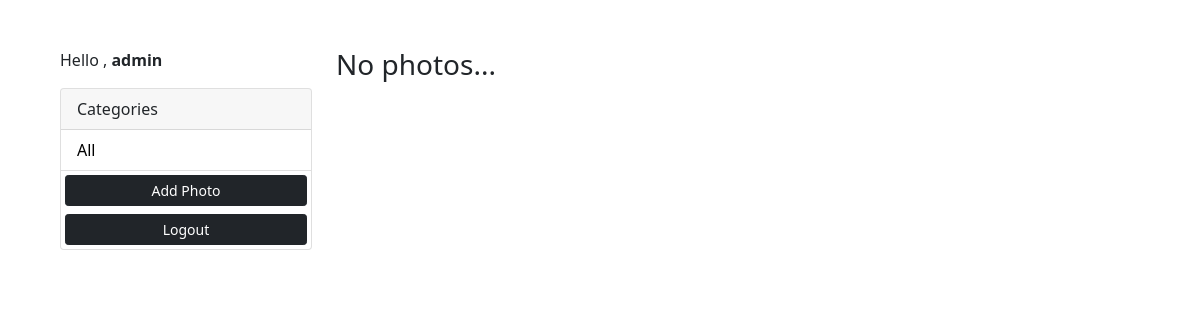
The page /?category=Travel (signed in) on the database as committed earlier.
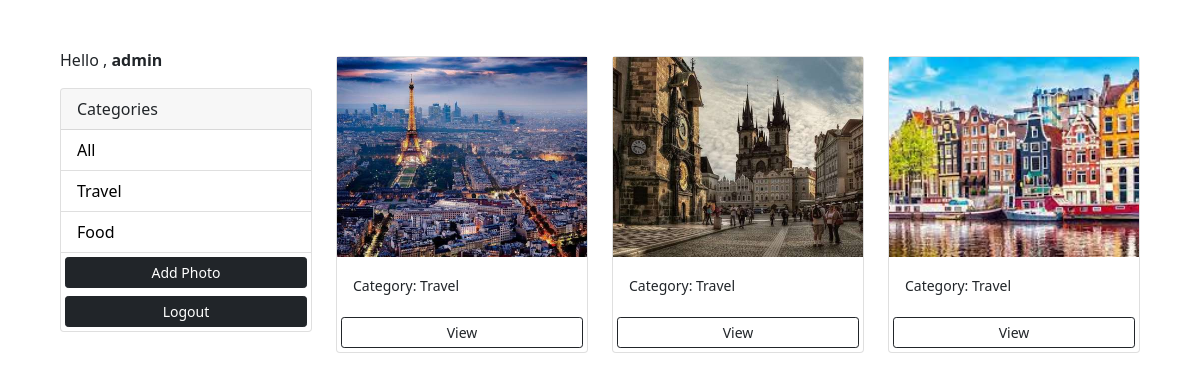
The same page on the database as committed later.
### photos/models.py (models this page shows, shortened)
class Category(models.Model):
    user = models.ForeignKey(User,on_delete=models.SET_NULL, null=True, blank=True)
    name = models.CharField(max_length=100, null=False, blank=False)

class Photo(models.Model):
    category = models.ForeignKey(Category, on_delete=models.SET_NULL, null=True, blank=True)
    image = models.ImageField(null=False, blank = False)
    description = models.TextField()

### photos/views.py (the view)
# urls.py: path('', views.gallery, name='gallery'),
@login_required(login_url='login')
def gallery(request):
    user = request.user
    category = request.GET.get('category')
    if category == None:
        photos = Photo.objects.filter(category__user = user)
    else:
        photos = Photo.objects.filter(category__name=category, category__user = user)
    categories = Category.objects.filter(user=user)
    context = {
        'categories':categories,
        'photos':photos
    }
    return render(request, 'photos/gallery.html', context)

### photos/templates/photos/gallery.html (shortened to what this page needs)
<!doctype html>
<html lang="en">
  <head>
    <link href="https://cdn.jsdelivr.net/npm/bootstrap@5.0.2/dist/css/bootstrap.min.css" rel="stylesheet">
  </head>
  <body class="m-5">
    <div class="container">
        <div class="row">
            <div class="col-md-3">
                {% if request.user.is_authenticated %}
                    <p>Hello , <strong>{{request.user}}</strong></p>
                {% endif %}
                <div class="card">
                    <div class="card-header">
                        Categories
                    </div>
                    <ul class="list-group list-group-flush">
                        <li class="list-group-item">
                            <a href="{% url 'gallery' %}">All</a>
                        </li>
                        {% for category in categories  %}
                        <li class="list-group-item">
                            <a href="{% url 'gallery' %}?category={{category.name}}">{{category.name}}
                            </a>
                        </li>
                        {% endfor %}
                        <a href="{% url 'add' %}" class="btn btn-dark btn-block btn-sm m-1">Add Photo</a>
                        <a href="{% url 'logout' %}" class="btn btn-dark btn-block btn-sm m-1">Logout</a>
                    </ul>
                </div>
            </div>
            <div class="col-md-9">
                <div class="row">
                    {% for photo in photos  %}
                    <div class="col-md-4">
                        <div class="card my-2">
                            <img src="{{photo.image.url}}" class="image-thumbail" alt="...">
                            <div class="card-body">
                                <small>Category: {{photo.category.name}}</small>
                            </div>
                            <a href="{% url 'photo' photo.id %}" class="btn btn-outline-dark btn-sm m-1">View</a>
                        </div>
                    </div>
                    {% empty %}
                    <h3>No photos...</h3>
                    {% endfor %}
                </div>
            </div>
        </div>
    </div>
  </body>
</html>

### photos/templates/photos/gallery.html (style rules this page uses)
.image-thumbail { height: 200px; object-fit: cover; }
.list-group-item a { text-decoration:none; color: black; }

Rows that differ between the two databases and show on the page:
now on this page (row edited): Category: name "Travel"
now on this page (row edited): Category: name "Food"
now on this page (row unchanged): Photo: image (picture), category.name "Travel"
now on this page (row unchanged): Photo: image (picture), category.name "Travel"
now on this page (row unchanged): Photo: image (picture), category.name "Travel"
Other text that changed with them:
text no longer shown: "No photos..."
